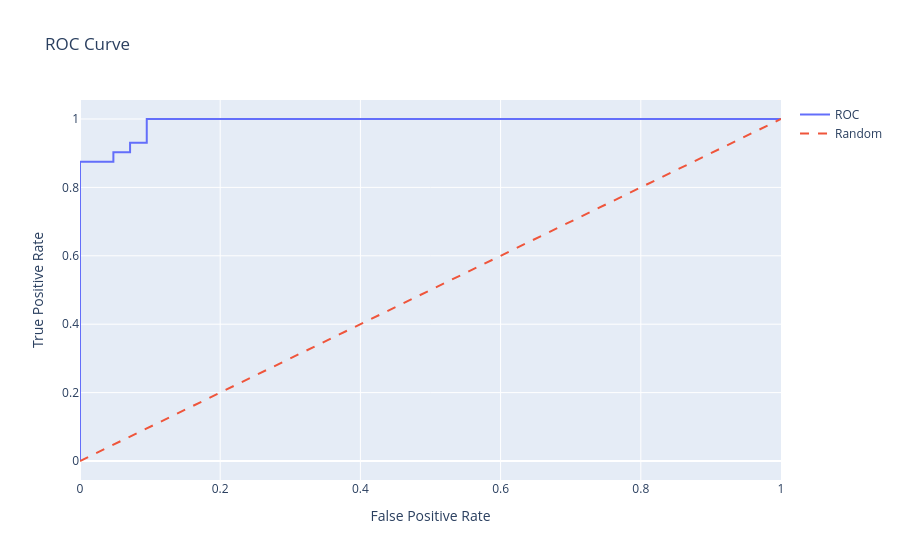
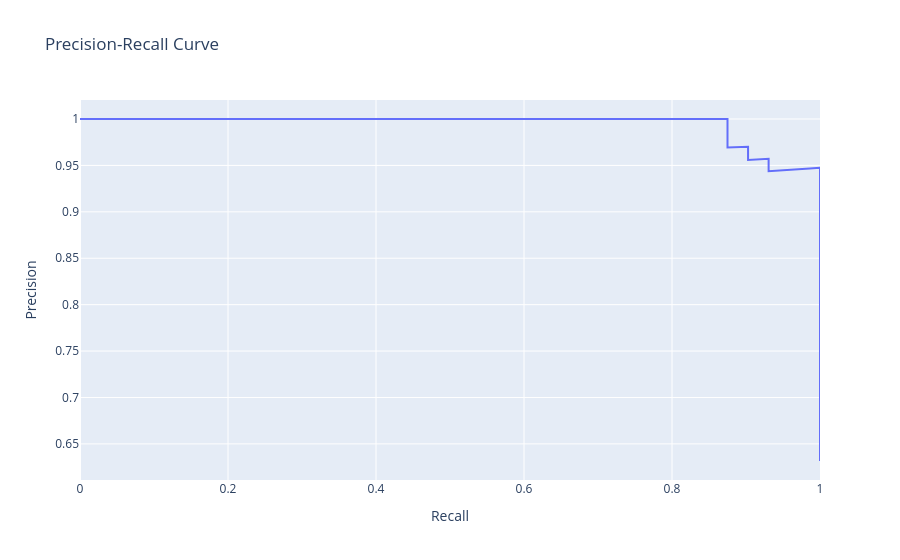
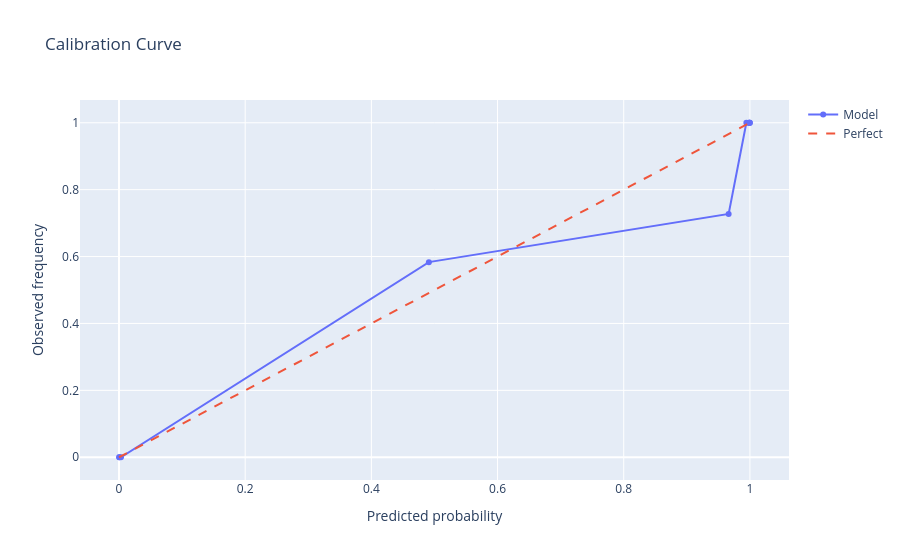
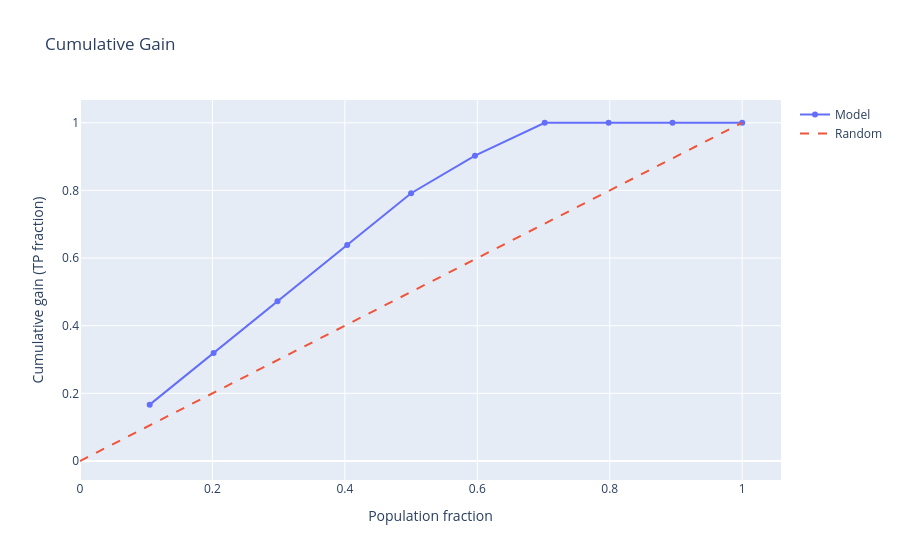

Here is the notebook cell these charts were saved with, in order:
### Code cell
# Example:
# model = ... (already trained sklearn classifier)
# X_train, y_train, X_test, y_test are your splits (X as DataFrame recommended)

cfg = FidxLiteConfig(problem_type="classification", shap_sample=1500, bins=10)
# fx = FidxLite(cfg).fit(model, X_train, y_train, train_df=pd.concat([X_train, pd.Series(y_train, name="target")], axis=1), target_name="target")
fx = FidxLite(cfg).fit(model, X_train_df, y_train, train_df=train_df, target_name="target")

# 1) Evaluation (metrics + ROC/PR/Calibration/KS/Gain)
out = fx.evaluate(X_test_df, y_test)

# 2) Threshold tuning (binary)
thr_df = fx.threshold_sweep(X_test_df, y_test)

# 3) Interpretability
fx.shap_global(X_test_df)
fx.shap_local(X_test_df.iloc[[0]])

# 4) Counterfactuals (binary)
query = X_test_df.iloc[[0]].copy()
fx.counterfactuals(query_instances=query, total_CFs=3, desired_class="opposite")

# 5) Drift (compare ref vs current)
fx.drift_report(X_ref=X_train_df, X_cur=X_test_df)

### Figure 1 — Plotly figure (JSON) as saved in the notebook; plotly's stock layout.template omitted (floating-point values rounded to 4 significant figures)
{"data": [{"mode": "lines", "name": "ROC", "type": "scatter", "x": [0.0, 0.0, 0.0, 0.0, 0.0, 0.04762, 0.04762, 0.07143, 0.07143, 0.09524, 0.09524, 0.881, 0.9286, 1.0], "y": [0.0, 0.01389, 0.1806, 0.2083, 0.875, 0.875, 0.9028, 0.9028, 0.9306, 0.9306, 1.0, 1.0, 1.0, 1.0]}, {"line": {"dash": "dash"}, "mode": "lines", "name": "Random", "type": "scatter", "x": [0, 1], "y": [0, 1]}], "layout": {"title": {"text": "ROC Curve"}, "xaxis": {"title": {"text": "False Positive Rate"}}, "yaxis": {"title": {"text": "True Positive Rate"}}}}

### Figure 2 — Plotly figure (JSON) as saved in the notebook; plotly's stock layout.template omitted (floating-point values rounded to 4 significant figures)
{"data": [{"mode": "lines", "name": "PR", "type": "scatter", "x": [1.0, 1.0, 1.0, 1.0, 1.0, 1.0, 1.0, 1.0, 1.0, 1.0, 1.0, 1.0, 1.0, 1.0, 1.0, 1.0, 1.0, 1.0, 1.0, 1.0, 1.0, 1.0, 1.0, 1.0, 1.0, 1.0, 1.0, 1.0, 1.0, 1.0, 1.0, 1.0, 1.0, 1.0, 1.0, 1.0, 1.0, 1.0, 0.9861, 0.9722, 0.9583, 0.9444, 0.9306, 0.9306, 0.9167, 0.9028, 0.9028, 0.8889, 0.875, 0.875, 0.875, 0.8611, 0.8472, 0.8333, 0.8194, 0.8056, 0.7917, 0.7778, 0.7639, 0.75, 0.7361, 0.7222, 0.7083, 0.6944, 0.6806, 0.6667, 0.6528, 0.6389, 0.625, 0.6111, 0.5972, 0.5833, 0.5694, 0.5556, 0.5417, 0.5278, 0.5139, 0.5, 0.4861, 0.4722, 0.4583, 0.4444, 0.4306, 0.4167, 0.4028, 0.3889, 0.375, 0.3611, 0.3472, 0.3333, 0.3194, 0.3056, 0.2917, 0.2778, 0.2639, 0.25, 0.2361, 0.2222, 0.2083, 0.1806, 0.1667, 0.1528, 0.1389, 0.125, 0.1111, 0.09722, 0.08333, 0.06944, 0.05556, 0.04167, 0.02778, 0.01389, 0.0], "y": [0.6316, 0.6372, 0.6429, 0.6486, 0.6606, 0.6667, 0.6729, 0.6792, 0.6857, 0.6923, 0.699, 0.7059, 0.7129, 0.72, 0.7273, 0.7347, 0.7423, 0.75, 0.7579, 0.766, 0.7742, 0.7826, 0.7912, 0.8, 0.809, 0.8182, 0.8276, 0.8372, 0.8471, 0.8571, 0.8675, 0.878, 0.8889, 0.9, 0.9114, 0.9231, 0.9351, 0.9474, 0.9467, 0.9459, 0.9452, 0.9444, 0.9437, 0.9571, 0.9565, 0.9559, 0.9701, 0.9697, 0.9692, 0.9844, 1.0, 1.0, 1.0, 1.0, 1.0, 1.0, 1.0, 1.0, 1.0, 1.0, 1.0, 1.0, 1.0, 1.0, 1.0, 1.0, 1.0, 1.0, 1.0, 1.0, 1.0, 1.0, 1.0, 1.0, 1.0, 1.0, 1.0, 1.0, 1.0, 1.0, 1.0, 1.0, 1.0, 1.0, 1.0, 1.0, 1.0, 1.0, 1.0, 1.0, 1.0, 1.0, 1.0, 1.0, 1.0, 1.0, 1.0, 1.0, 1.0, 1.0, 1.0, 1.0, 1.0, 1.0, 1.0, 1.0, 1.0, 1.0, 1.0, 1.0, 1.0, 1.0, 1.0]}], "layout": {"title": {"text": "Precision-Recall Curve"}, "xaxis": {"title": {"text": "Recall"}}, "yaxis": {"title": {"text": "Precision"}}}}

### Figure 3 — Plotly figure (JSON) as saved in the notebook; plotly's stock layout.template omitted (floating-point values rounded to 4 significant figures)
{"data": [{"mode": "lines+markers", "name": "Model", "type": "scatter", "x": [0.0002776, 0.0004807, 0.003071, 0.4911, 0.9663, 0.9944, 0.9984, 0.9994, 0.9996, 0.9998], "y": [0.0, 0.0, 0.0, 0.5833, 0.7273, 1.0, 1.0, 1.0, 1.0, 1.0]}, {"line": {"dash": "dash"}, "mode": "lines", "name": "Perfect", "type": "scatter", "x": [0, 1], "y": [0, 1]}], "layout": {"title": {"text": "Calibration Curve"}, "xaxis": {"title": {"text": "Predicted probability"}}, "yaxis": {"title": {"text": "Observed frequency"}}}}

### Figure 4 — Plotly figure (JSON) as saved in the notebook; plotly's stock layout.template omitted (floating-point values rounded to 4 significant figures)
{"data": [{"mode": "lines+markers", "name": "Model", "type": "scatter", "x": [0.1053, 0.2018, 0.2982, 0.4035, 0.5, 0.5965, 0.7018, 0.7982, 0.8947, 1.0], "y": [0.1667, 0.3194, 0.4722, 0.6389, 0.7917, 0.9028, 1.0, 1.0, 1.0, 1.0]}, {"line": {"dash": "dash"}, "mode": "lines", "name": "Random", "type": "scatter", "x": [0, 1], "y": [0, 1]}], "layout": {"title": {"text": "Cumulative Gain"}, "xaxis": {"title": {"text": "Population fraction"}}, "yaxis": {"title": {"text": "Cumulative gain (TP fraction)"}}}}
